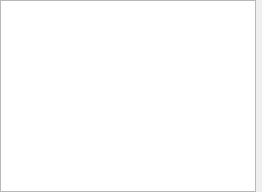
<?xml version="1.0" encoding="UTF-8"?>
<ui version="4.0">
 <class>RulePickDialog</class>
 <widget class="QDialog" name="RulePickDialog">
  <property name="windowTitle">
   <string>Select rule</string>
  </property>
  <layout class="QGridLayout" name="dialogLayout">
   <property name="margin">
     <number>0</number>
   </property>
   <item row="0" column="0">
    <widget class="ExpandingListWidget" name="ruleList">
     <property name="editTriggers">
      <enum>QAbstractItemView::NoEditTriggers</enum>
     </property>
     <property name="horizontalScrollBarPolicy">
      <enum>Qt::ScrollBarAlwaysOff</enum>
     </property>
    </widget>
   </item>
   <item row="0" column="1">
    <widget class="QDialogButtonBox" name="buttonBox">
     <property name="orientation">
      <enum>Qt::Vertical</enum>
     </property>
    </widget>
   </item>
  </layout>
 </widget>
 <customwidgets>
  <customwidget>
   <class>ExpandingListWidget</class>
   <extends>QListWidget</extends>
   <header>ExpandingListWidget.h</header>
  </customwidget>
 </customwidgets>
 <resources/>
 <connections/>
</ui>
